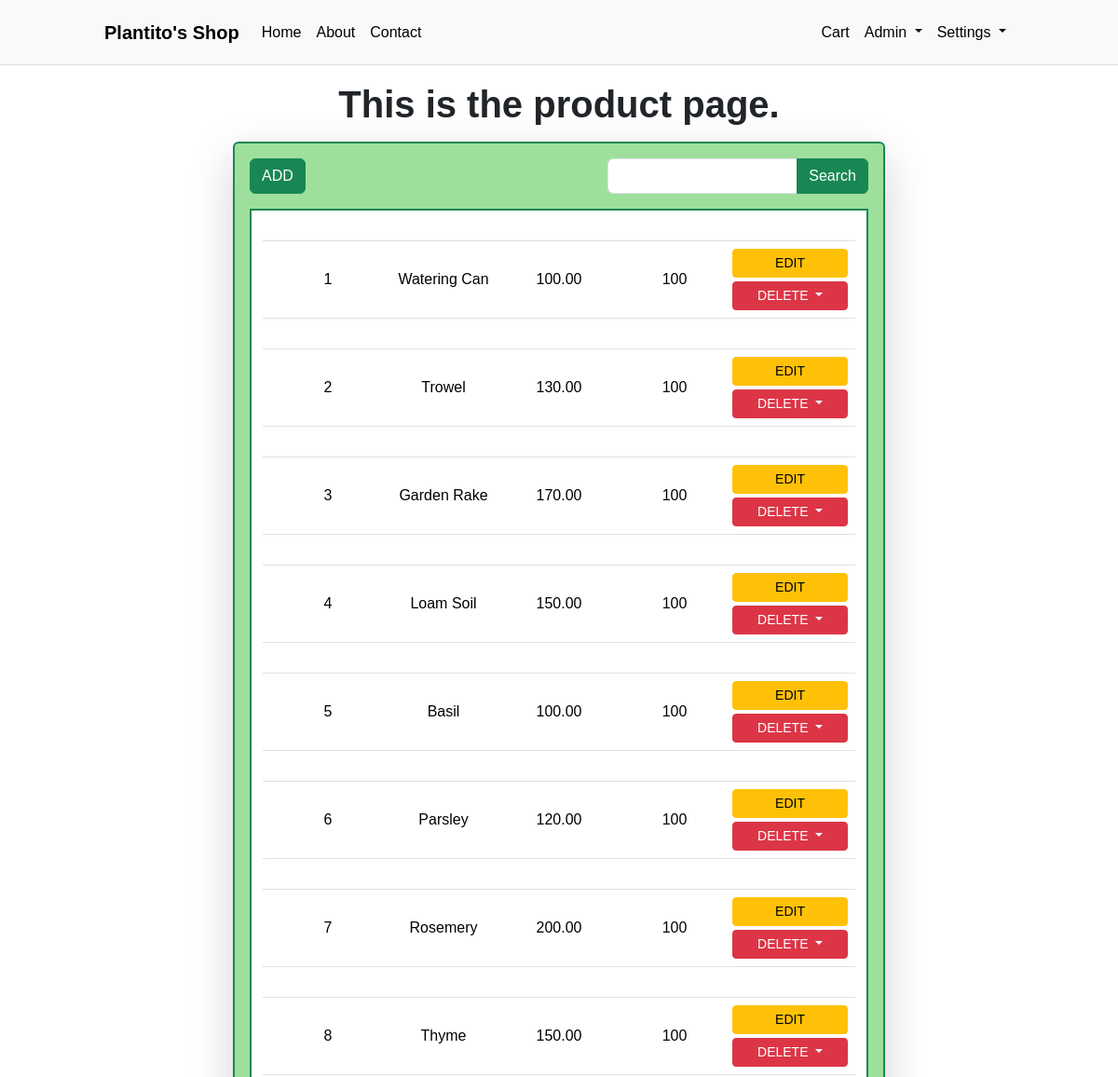
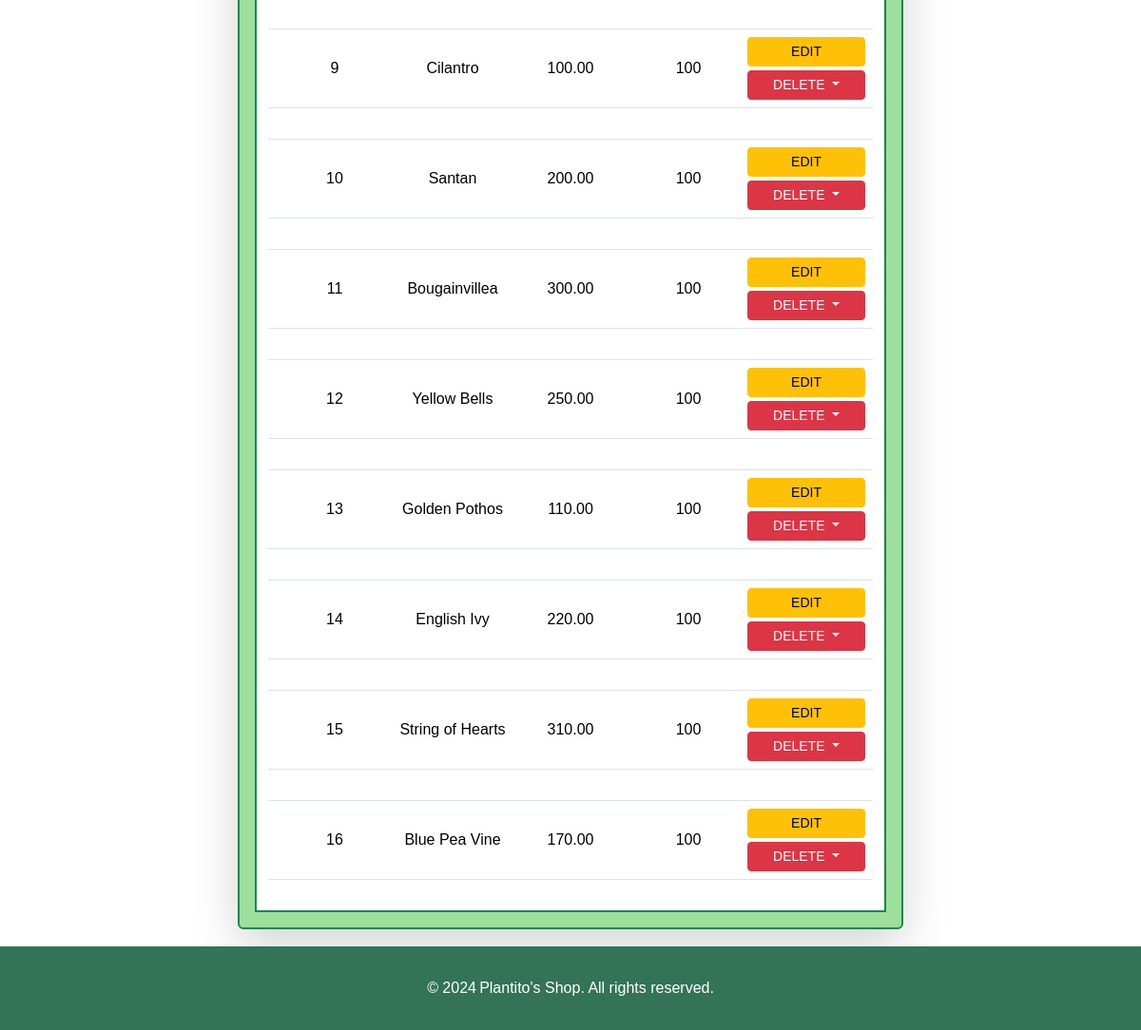
Screenshot of /product/index.php (signed in) with the database file from the repository (2 pictures, top to bottom).
### tables this page shows
CREATE TABLE stock (
    prod_id INT NOT NULL PRIMARY KEY,
    quantity INT,
    CONSTRAINT stock_prod_id_fk FOREIGN KEY (prod_id) REFERENCES product(prod_id) ON DELETE CASCADE
);

CREATE TABLE product(
    prod_id INT NOT NULL PRIMARY KEY AUTO_INCREMENT,
    description varchar(200) NOT NULL,
    price decimal(7,2),
    cat_id INT
);

### product/index.php (the view, shortened to what this page needs)
<?php
    include('../includes/config.php');
    include('../includes/headerBS.php');
    if(isset($_GET['search']))
        $keyword = strtolower(trim($_GET['search']));
    else
        $keyword = "";
    if($keyword){
        $sql = "SELECT p.prod_id, p.description, p.price, s.quantity FROM product p INNER JOIN stock s ON p.prod_id = s.prod_id WHERE description LIKE '%{$keyword}%'";
        $result = mysqli_query($conn, $sql);
    }else{
        $sql = "SELECT p.prod_id, p.description, p.price, s.quantity FROM product p INNER JOIN stock s ON p.prod_id = s.prod_id";
        $result = mysqli_query($conn, $sql);
    }
?>
<!DOCTYPE html>
<html lang="en">
<head>
    <link href="https://cdn.jsdelivr.net/npm/bootstrap@5.3.3/dist/css/bootstrap.min.css" rel="stylesheet">
</head>
<body>
    <h1 class="text-center p-2 fw-bold">This is the product page.</h1>
    <div class="container-sm outer-box p-3 mb-3 shadow-lg  border border-success border-2 rounded">
        <div class="row top-header pb-3 justify-content-between">
            <div class="col-4 d-flex align-items-center justify-content-start">
                <a href="create.php">
                    <button class="btn btn-success">ADD</button>
                </a>
            </div>
            <div class="col-8 d-flex align-items-center justify-content-end">
                <form action="" method="get" class="d-inline-block">
                    <div class="input-group">
                        <input type="text" class="form-control" name="search">
                        <button class="btn btn-success">Search</button>
                    </div>
                </form>
            </div>
        </div>
        <div class="container inner-box border border-success border-2 py-3 px-4">
        <?php
            while($row = mysqli_fetch_array($result)){
                echo "
                    <table class=\"table text-center \">
                        <tr class=\"details row d-grid\">
                            <td class=\"col d-flex flex-wrap align-items-center justify-content-center\">";
                            echo "</td>
                            <td class=\"col d-flex align-items-center\">
                                <div class=\"col d-grid align-items-center\">{$row['prod_id']}</div>
                                <div class=\"col d-grid align-items-center text-wrap\">{$row['description']}</div>
                                <div class=\"col d-grid align-items-center\">{$row['price']}</div>
                                <div class=\"col d-grid align-items-center\">{$row['quantity']}</div>
                                <div class=\"col d-grid align-items-center\">
                                    <div class=\"row d-grid gap-1\">
                                        <form action=\"edit.php\" method=\"post\">
                                            <button class=\"btn btn-warning btn-sm w-100\" name=\"update_id\" value=\"{$row['prod_id']}\">EDIT</button>
                                        </form>
                                        <div class=\"dropdown d-block\">
                                            <button class=\"btn btn-danger btn-sm w-100 dropdown-toggle\" type=\"button\" data-bs-toggle=\"dropdown\" aria-expanded=\"false\">
                                                DELETE
                                            </button>
                                            <ul class=\"dropdown-menu\">
                                                <form action=\"delete.php\" method=\"post\">
                                                    <button class=\"dropdown-item btn-sm w-100\" name=\"delete_id\" value=\"{$row['prod_id']}\">YES</button>
                                                </form>
                                                <form action=\"\" method=\"post\">
                                                    <button class=\"dropdown-item btn-sm w-100\" name=\"no\" value=\"{$row['prod_id']}\">NO</button>
                                                </form>
                                            </ul>
                                        </div>
                                    </div>
                                </div>
                            </td>
                        </tr>
                    </table>
                ";
            }
        ?>
        </div>
    </div>
</body>
</html>
<?php
    include('../includes/footer.php');
?>

### rows the page displays
stock: prod_id.prod_id "1", prod_id.description "Watering Can", prod_id.price "100.00", quantity "100"
stock: prod_id.prod_id "2", prod_id.description "Trowel", prod_id.price "130.00", quantity "100"
stock: prod_id.prod_id "3", prod_id.description "Garden Rake", prod_id.price "170.00", quantity "100"
stock: prod_id.prod_id "4", prod_id.description "Loam Soil", prod_id.price "150.00", quantity "100"
stock: prod_id.prod_id "5", prod_id.description "Basil", prod_id.price "100.00", quantity "100"
stock: prod_id.prod_id "6", prod_id.description "Parsley", prod_id.price "120.00", quantity "100"
stock: prod_id.prod_id "7", prod_id.description "Rosemery", prod_id.price "200.00", quantity "100"
stock: prod_id.prod_id "8", prod_id.description "Thyme", prod_id.price "150.00", quantity "100"
stock: prod_id.prod_id "9", prod_id.description "Cilantro", prod_id.price "100.00", quantity "100"
stock: prod_id.prod_id "10", prod_id.description "Santan", prod_id.price "200.00", quantity "100"
stock: prod_id.prod_id "11", prod_id.description "Bougainvillea", prod_id.price "300.00", quantity "100"
stock: prod_id.prod_id "12", prod_id.description "Yellow Bells", prod_id.price "250.00", quantity "100"
stock: prod_id.prod_id "13", prod_id.description "Golden Pothos", prod_id.price "110.00", quantity "100"
stock: prod_id.prod_id "14", prod_id.description "English Ivy", prod_id.price "220.00", quantity "100"
stock: prod_id.prod_id "15", prod_id.description "String of Hearts", prod_id.price "310.00", quantity "100"
stock: prod_id.prod_id "16", prod_id.description "Blue Pea Vine", prod_id.price "170.00", quantity "100"
